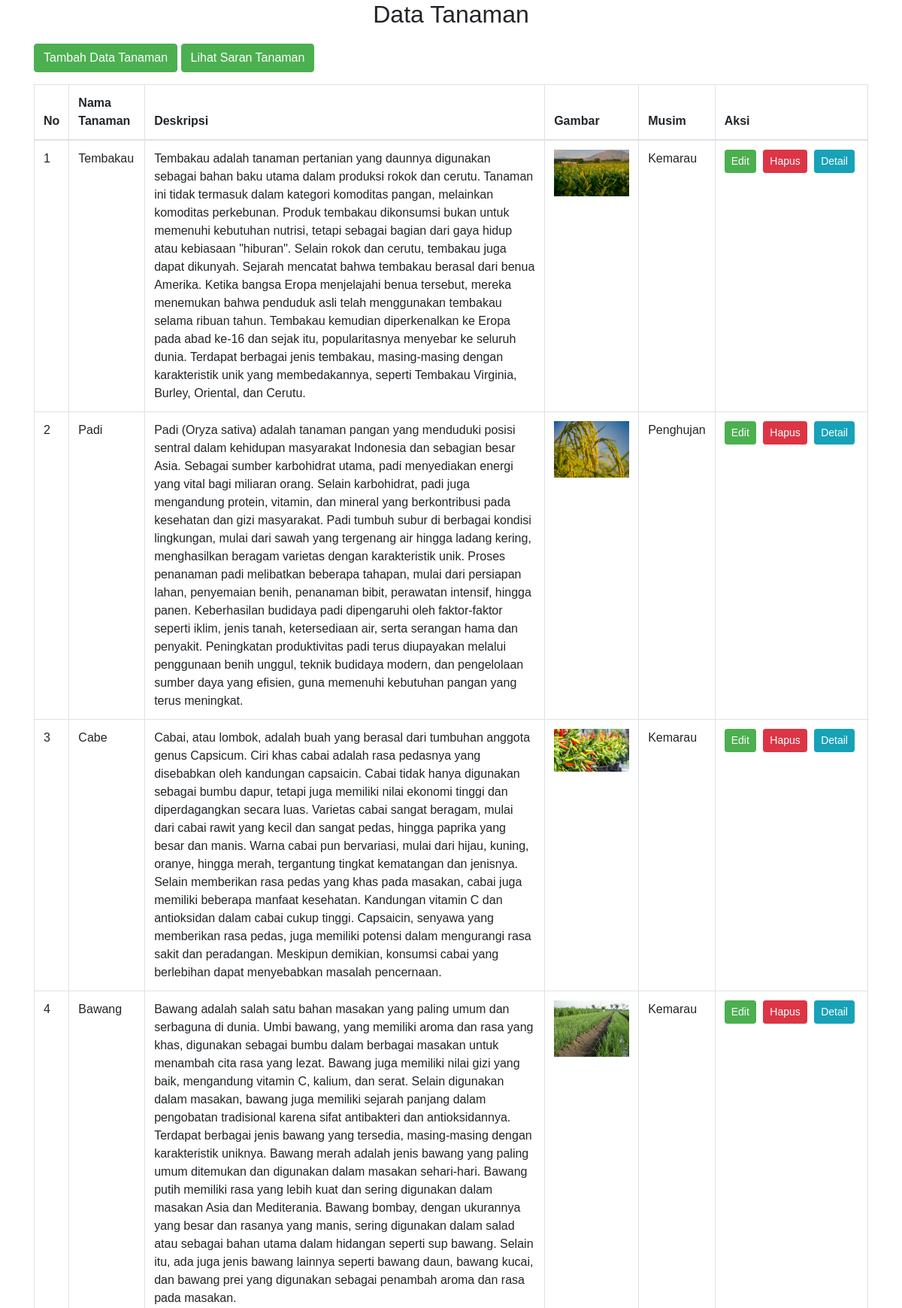
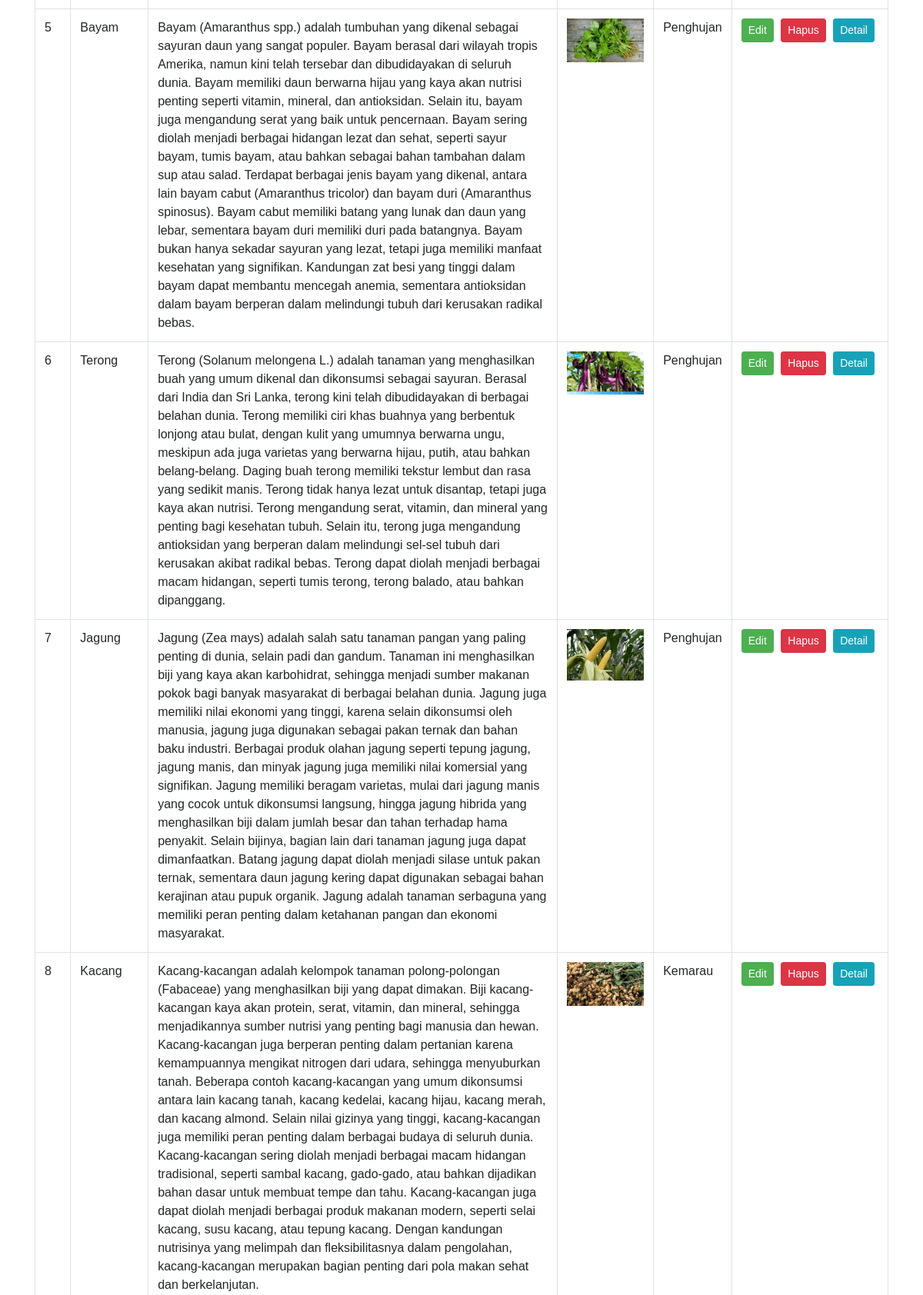
The app's page /tanaman.php (upper part) with its own data (2 pictures, top to bottom).
### tables this page shows
CREATE TABLE `tanaman` (
  `id_tanaman` int(11) NOT NULL,
  `nama_tanaman` varchar(255) DEFAULT NULL,
  `deskripsi` text,
  `gambar` varchar(255) DEFAULT NULL,
  `id_musim` int(11) DEFAULT NULL
);

CREATE TABLE `musim` (
  `id_musim` int(11) NOT NULL,
  `nama_musim` varchar(255) DEFAULT NULL
);

### tanaman.php (the view, shortened to what this page needs)
<?php
include 'koneksi.php';
$sql = "SELECT t.id_tanaman, t.nama_tanaman, t.deskripsi, t.gambar, m.nama_musim
        FROM Tanaman t
        INNER JOIN Musim m ON t.id_musim = m.id_musim";
$result = $conn->query($sql);
?>
<!DOCTYPE html>
<html>
<head>
    <link rel="stylesheet" href="https://stackpath.bootstrapcdn.com/bootstrap/4.5.2/css/bootstrap.min.css">
</head>
<body>
    <div class="container">
        <h2>Data Tanaman</h2>
        <div class="mb-3">
            <a href="add_tanaman.php" class="btn btn-primary">Tambah Data Tanaman</a>
            <a href="saran.php" class="btn btn-primary">Lihat Saran Tanaman</a>
        </div>
        <div class="table-responsive">
            <table class="table table-bordered table-hover">
                <thead>
                    <tr>
                        <th>No</th>
                        <th>Nama Tanaman</th>
                        <th>Deskripsi</th>
                        <th>Gambar</th>
                        <th>Musim</th>
                        <th>Aksi</th>
                    </tr>
                </thead>
                <tbody>
                    <?php
                    if ($result->num_rows > 0) {
                        $no = 1;
                        while ($row = $result->fetch_assoc()) {
                            echo "<tr>";
                            echo "<td>" . $no . "</td>";
                            echo "<td>" . $row["nama_tanaman"] . "</td>";
                            echo "<td>" . $row["deskripsi"] . "</td>";
                            echo "<td><img src='images/" . $row["gambar"] . "' alt='" . $row["nama_tanaman"] . "'></td>";
                            echo "<td>" . $row["nama_musim"] . "</td>";
                            echo "<td class='action-links'>
                                    <a href='edit_tanaman.php?id=" . $row["id_tanaman"] . "' class='btn btn-sm btn-primary'>Edit</a>
                                    <a href='delete_tanaman.php?id=" . $row["id_tanaman"] . "' class='btn btn-sm btn-danger' onclick=\"return confirm('Apakah Anda yakin ingin menghapus tanaman ini?')\">Hapus</a>
                                    <a href='detail_tanaman.php?id=" . $row["id_tanaman"] . "' class='btn btn-sm btn-info'>Detail</a>
                                  </td>";
                            echo "</tr>";
                            $no++;
                        }
                    } else {
                        echo "<tr><td colspan='6'>Tidak ada data tanaman.</td></tr>";
                    }
                    ?>
                </tbody>
            </table>
        </div>
    </div>
</body>
</html>

### tanaman.php (style rules this page uses)
body { font-family: Arial, sans-serif; }
h2 { text-align: center; margin-bottom: 20px; }
.table-responsive { overflow-x: auto; }
img { max-width: 100px; height: auto; }
.action-links { white-space: nowrap; }
.action-links a { margin-right: 5px; }
.btn-primary { background-color: #4CAF50; border-color: #4CAF50; }

### records on screen
tanaman: nama_tanaman "Tembakau", deskripsi "Tembakau adalah tanaman pertanian yang daunnya digunakan sebagai bahan baku utama dalam produksi rokok dan cerutu. Tanaman ini tidak termasuk dalam kategori komoditas pangan, melainkan komoditas perkebunan. Produk tembakau dikonsumsi bukan untuk memenuhi kebutuhan nutrisi, tetapi sebagai bagian dari gaya hidup atau kebiasaan \"hiburan\". Selain rokok dan cerutu, tembakau juga dapat dikunyah. Sejarah mencatat bahwa tembakau berasal dari benua Amerika. Ketika bangsa Eropa menjelajahi benua tersebut, mereka menemukan bahwa penduduk asli telah menggunakan tembakau selama ribuan tahun. Tembakau kemudian diperkenalkan ke Eropa pada abad ke-16 dan sejak itu, popularitasnya menyebar ke seluruh dunia.…", gambar (picture), id_musim.nama_musim "Kemarau"
tanaman: nama_tanaman "Padi", deskripsi "Padi (Oryza sativa) adalah tanaman pangan yang menduduki posisi sentral dalam kehidupan masyarakat Indonesia dan sebagian besar Asia. Sebagai sumber karbohidrat utama, padi menyediakan energi yang vital bagi miliaran orang. Selain karbohidrat, padi juga mengandung protein, vitamin, dan mineral yang berkontribusi pada kesehatan dan gizi masyarakat. Padi tumbuh subur di berbagai kondisi lingkungan, mulai dari sawah yang tergenang air hingga ladang kering, menghasilkan beragam varietas dengan karakteristik unik. Proses penanaman padi melibatkan beberapa tahapan, mulai dari persiapan lahan, penyemaian benih, penanaman bibit, perawatan intensif, hingga panen. Keberhasilan budidaya padi…", gambar (picture), id_musim.nama_musim "Penghujan"
tanaman: nama_tanaman "Cabe", deskripsi "Cabai, atau lombok, adalah buah yang berasal dari tumbuhan anggota genus Capsicum. Ciri khas cabai adalah rasa pedasnya yang disebabkan oleh kandungan capsaicin. Cabai tidak hanya digunakan sebagai bumbu dapur, tetapi juga memiliki nilai ekonomi tinggi dan diperdagangkan secara luas. Varietas cabai sangat beragam, mulai dari cabai rawit yang kecil dan sangat pedas, hingga paprika yang besar dan manis. Warna cabai pun bervariasi, mulai dari hijau, kuning, oranye, hingga merah, tergantung tingkat kematangan dan jenisnya. Selain memberikan rasa pedas yang khas pada masakan, cabai juga memiliki beberapa manfaat kesehatan. Kandungan vitamin C dan antioksidan dalam cabai cukup tinggi. Capsaicin,…", gambar (picture), id_musim.nama_musim "Kemarau"
tanaman: nama_tanaman "Bawang", deskripsi "Bawang adalah salah satu bahan masakan yang paling umum dan serbaguna di dunia. Umbi bawang, yang memiliki aroma dan rasa yang khas, digunakan sebagai bumbu dalam berbagai masakan untuk menambah cita rasa yang lezat. Bawang juga memiliki nilai gizi yang baik, mengandung vitamin C, kalium, dan serat. Selain digunakan dalam masakan, bawang juga memiliki sejarah panjang dalam pengobatan tradisional karena sifat antibakteri dan antioksidannya. Terdapat berbagai jenis bawang yang tersedia, masing-masing dengan karakteristik uniknya. Bawang merah adalah jenis bawang yang paling umum ditemukan dan digunakan dalam masakan sehari-hari. Bawang putih memiliki rasa yang lebih kuat dan sering digunakan…", gambar (picture), id_musim.nama_musim "Kemarau"
tanaman: nama_tanaman "Bayam", deskripsi "Bayam (Amaranthus spp.) adalah tumbuhan yang dikenal sebagai sayuran daun yang sangat populer. Bayam berasal dari wilayah tropis Amerika, namun kini telah tersebar dan dibudidayakan di seluruh dunia. Bayam memiliki daun berwarna hijau yang kaya akan nutrisi penting seperti vitamin, mineral, dan antioksidan. Selain itu, bayam juga mengandung serat yang baik untuk pencernaan. Bayam sering diolah menjadi berbagai hidangan lezat dan sehat, seperti sayur bayam, tumis bayam, atau bahkan sebagai bahan tambahan dalam sup atau salad. Terdapat berbagai jenis bayam yang dikenal, antara lain bayam cabut (Amaranthus tricolor) dan bayam duri (Amaranthus spinosus). Bayam cabut memiliki batang yang lunak…", gambar (picture), id_musim.nama_musim "Penghujan"
tanaman: nama_tanaman "Terong", deskripsi "Terong (Solanum melongena L.) adalah tanaman yang menghasilkan buah yang umum dikenal dan dikonsumsi sebagai sayuran. Berasal dari India dan Sri Lanka, terong kini telah dibudidayakan di berbagai belahan dunia. Terong memiliki ciri khas buahnya yang berbentuk lonjong atau bulat, dengan kulit yang umumnya berwarna ungu, meskipun ada juga varietas yang berwarna hijau, putih, atau bahkan belang-belang. Daging buah terong memiliki tekstur lembut dan rasa yang sedikit manis. Terong tidak hanya lezat untuk disantap, tetapi juga kaya akan nutrisi. Terong mengandung serat, vitamin, dan mineral yang penting bagi kesehatan tubuh. Selain itu, terong juga mengandung antioksidan yang berperan dalam…", gambar (picture), id_musim.nama_musim "Penghujan"
tanaman: nama_tanaman "Jagung", deskripsi "Jagung (Zea mays) adalah salah satu tanaman pangan yang paling penting di dunia, selain padi dan gandum. Tanaman ini menghasilkan biji yang kaya akan karbohidrat, sehingga menjadi sumber makanan pokok bagi banyak masyarakat di berbagai belahan dunia. Jagung juga memiliki nilai ekonomi yang tinggi, karena selain dikonsumsi oleh manusia, jagung juga digunakan sebagai pakan ternak dan bahan baku industri. Berbagai produk olahan jagung seperti tepung jagung, jagung manis, dan minyak jagung juga memiliki nilai komersial yang signifikan. Jagung memiliki beragam varietas, mulai dari jagung manis yang cocok untuk dikonsumsi langsung, hingga jagung hibrida yang menghasilkan biji dalam jumlah besar…", gambar (picture), id_musim.nama_musim "Penghujan"
tanaman: nama_tanaman "Kacang", deskripsi "Kacang-kacangan adalah kelompok tanaman polong-polongan (Fabaceae) yang menghasilkan biji yang dapat dimakan. Biji kacang-kacangan kaya akan protein, serat, vitamin, dan mineral, sehingga menjadikannya sumber nutrisi yang penting bagi manusia dan hewan. Kacang-kacangan juga berperan penting dalam pertanian karena kemampuannya mengikat nitrogen dari udara, sehingga menyuburkan tanah. Beberapa contoh kacang-kacangan yang umum dikonsumsi antara lain kacang tanah, kacang kedelai, kacang hijau, kacang merah, dan kacang almond. Selain nilai gizinya yang tinggi, kacang-kacangan juga memiliki peran penting dalam berbagai budaya di seluruh dunia. Kacang-kacangan sering diolah menjadi berbagai macam…", gambar (picture), id_musim.nama_musim "Kemarau"
